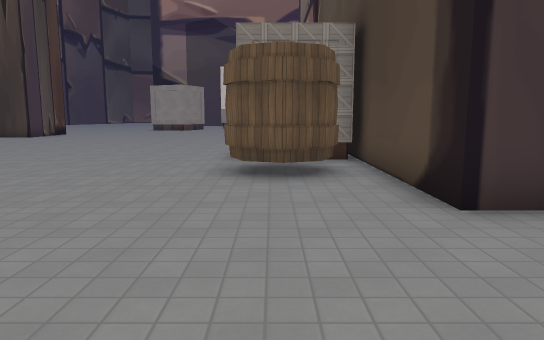
View 1 (above)

24 first-person views from a walk through a level from a Godot 3-D game. The camera is 1.5 m above the floor, tilts 8° down and sees 70° across. The floor is counted in squares, 1.5 m on a side. Each view is taken from the middle of a square. On the plan, view 1 faces up. The plan holds only what a view shows up to about 14 squares ahead; the rest is blank. The place goes on beyond the plan. Characters and animated objects are not drawn. Some surface patterns are stand-ins.

View 2
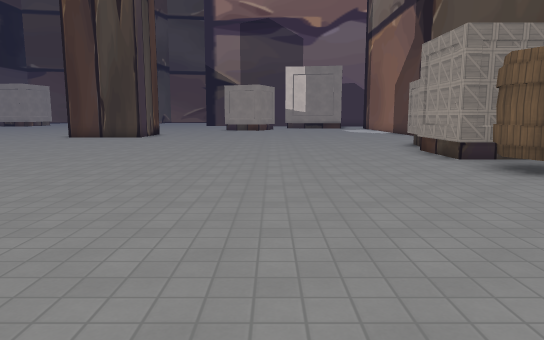

View 3
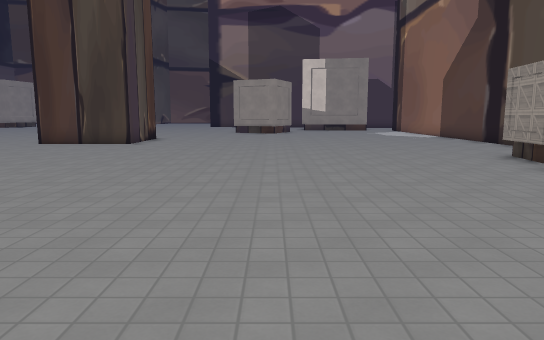

View 4
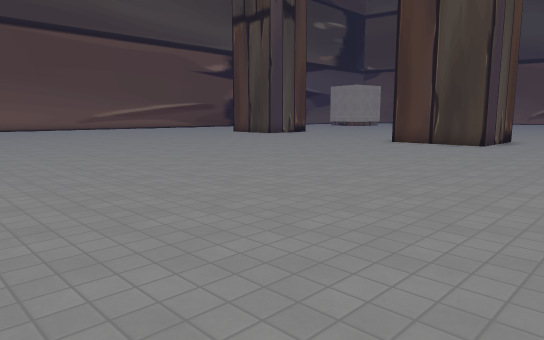

View 5
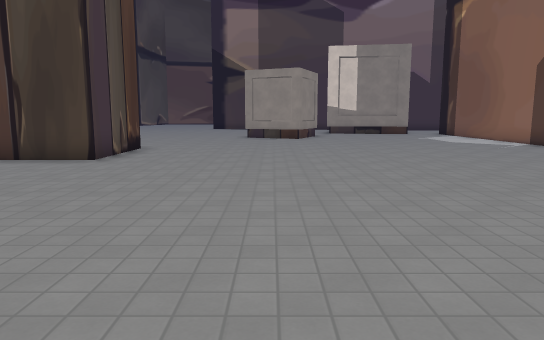

View 6
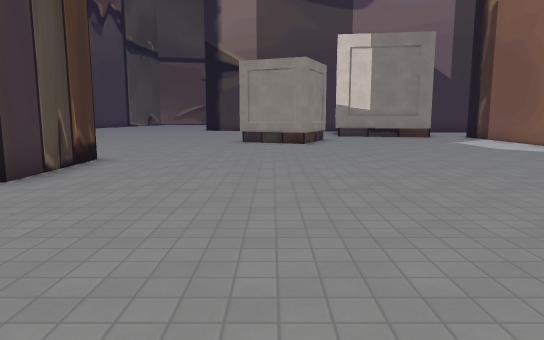

View 7
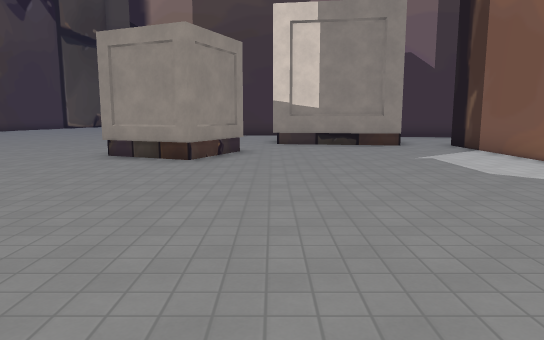

View 8
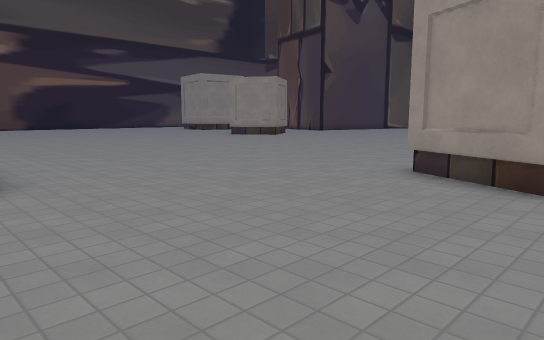

View 9
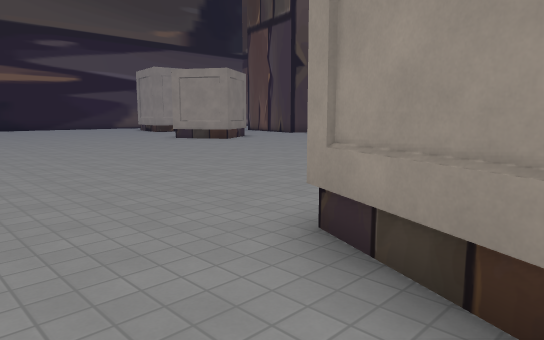

View 10
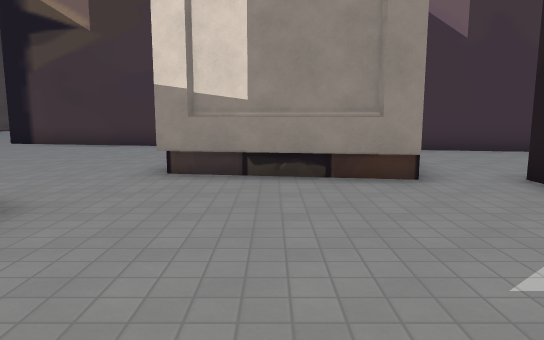

View 11
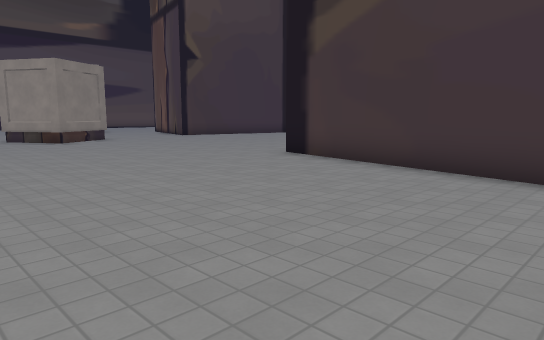

View 12
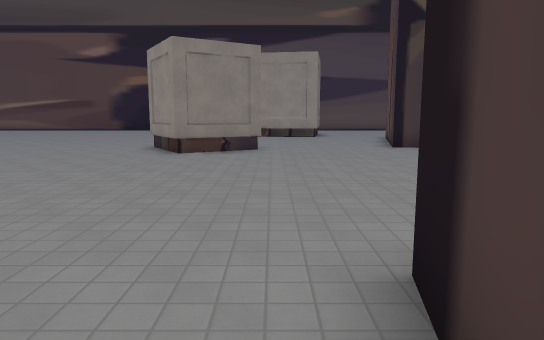

View 13
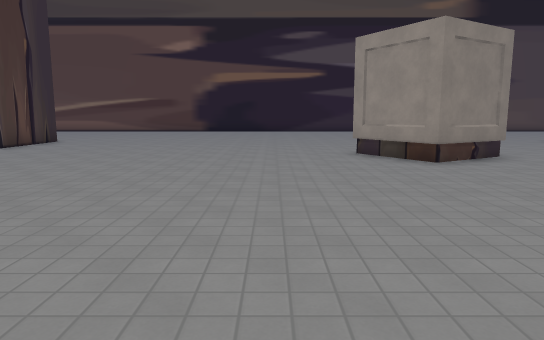

View 14
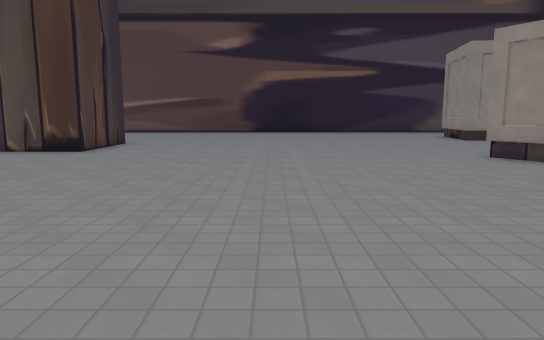

View 15
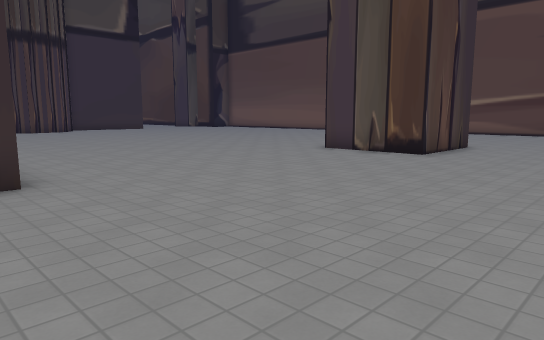

View 16
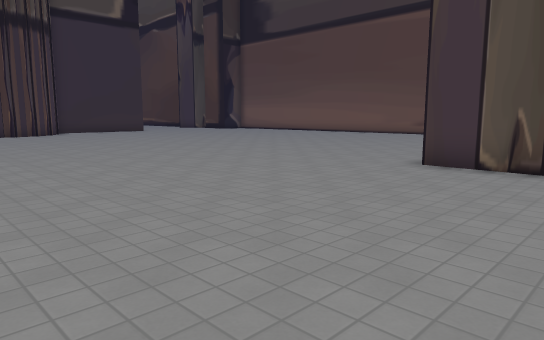

View 17
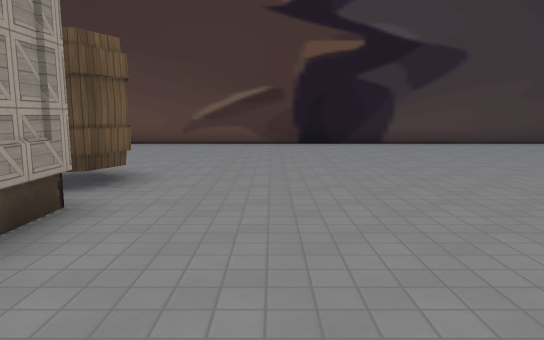

View 18
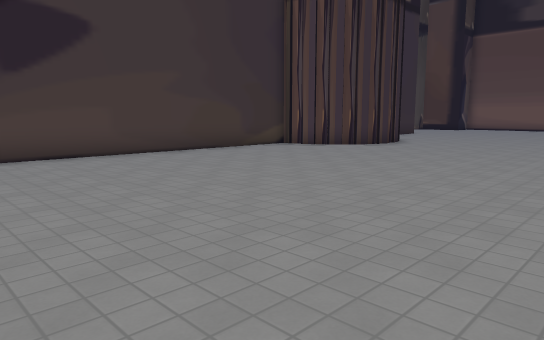

View 19
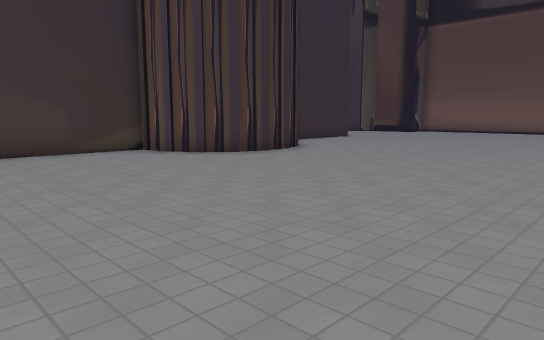

View 20
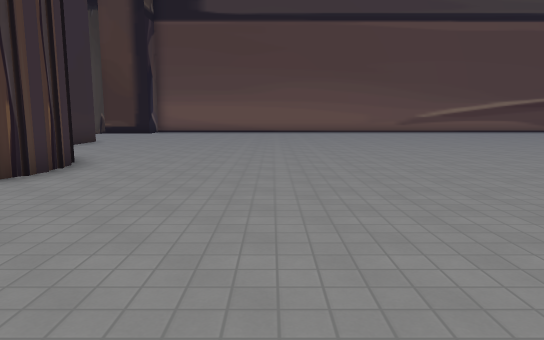

View 21
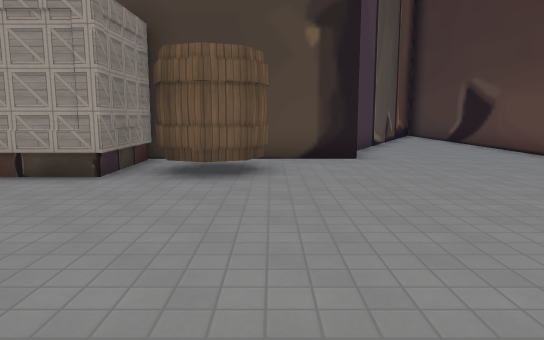

View 22
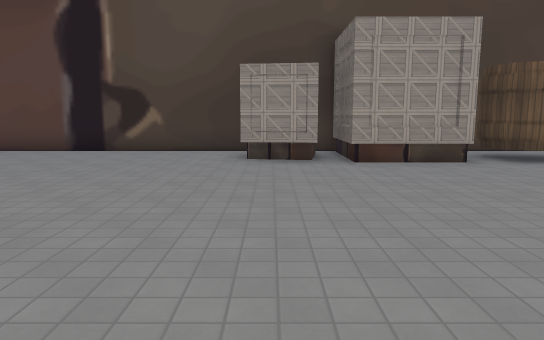

View 23
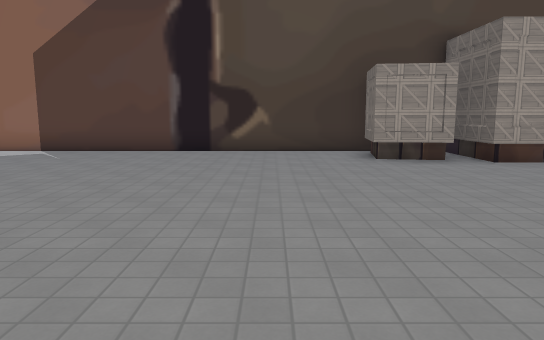

View 24
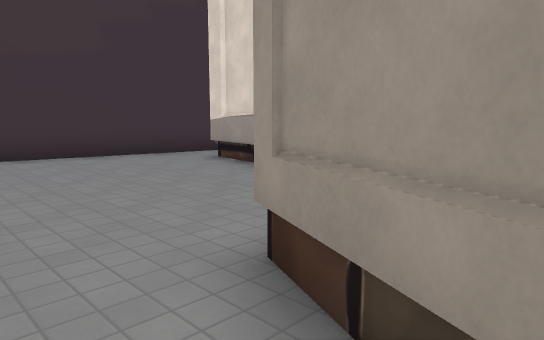

### Floor plan
Points are (right, up) in squares from view 1. A wall is a line through its corners. A room is listed if a view was taken in it or the views show most of it. See-through windows are left out.
Room 1 (views 1, 2, 3, 4, 5, 6, 7, 8, 9, 10, 11, 12, 13, 14, 15, 16, 17, 18, 19, 20, 21, 22, 23, 24)
walls: (-11, 21) (-11, 17.8) (-14.4, 17.8); (-8, 27.1) (-7.1, 29); (-4.8, 28.1) (-5.8, 25.7) (-8.2, 26.7); (-26, 22.7) (-22.8, 22.7) (-22.8, 19.5); (-19.9, 1.9) (-18.2, 1.9) (-16.7, 0.7) (-16.4, -0.8) (7.1, -0.8); (-20.7, 1.5) (-19.1, 2.1) (-17.3, 1.4) (-16.5, 0); (-3.6, 32.9) (-3.3, 34.9); (0.4, 29.9) (-4, 30.6); (2.9, 4) (2, 4) (2, 30.1); (-20.5, 36.8) (-19.2, 34.5) (-21.4, 33.1); (-2.3, 36.2) (-11.4, 37.9); (-26.2, -0.8) (-25.2, -0.8); (7.2, 2) (4, 3.6)
low walls: (-0.3, 12) (-0.2, 12.5)
ways out: opening at (1, 30)
objects: barrel (-1, 6) to (1, 8); crate (-1, 9) to (1, 11); crate (0, 12) to (1, 14)

Positions as (right, up) in squares from view 1, and headings:
1: (0, 0), facing up
2: (-5, 0), facing up
3: (-6, 4), facing up
4: (-7, 4), facing up-left
5: (-7, 9), facing up
6: (-7, 12), facing up
7: (-4, 17), facing up
8: (-5, 20), facing up-left
9: (-6, 24), facing up-left
10: (-2, 24), facing up
11: (-4, 30), facing up-left
12: (-9, 37), facing left
13: (-11, 31), facing left
14: (-12, 28), facing left
15: (-13, 27), facing down-left
16: (-15, 23), facing down-left
17: (-3, 13), facing down
18: (-6, 9), facing down-left
19: (-11, 10), facing down-left
20: (-12, 6), facing left
21: (-7, 6), facing right
22: (-9, 13), facing right
23: (-9, 16), facing right
24: (-9, 27), facing up-right
